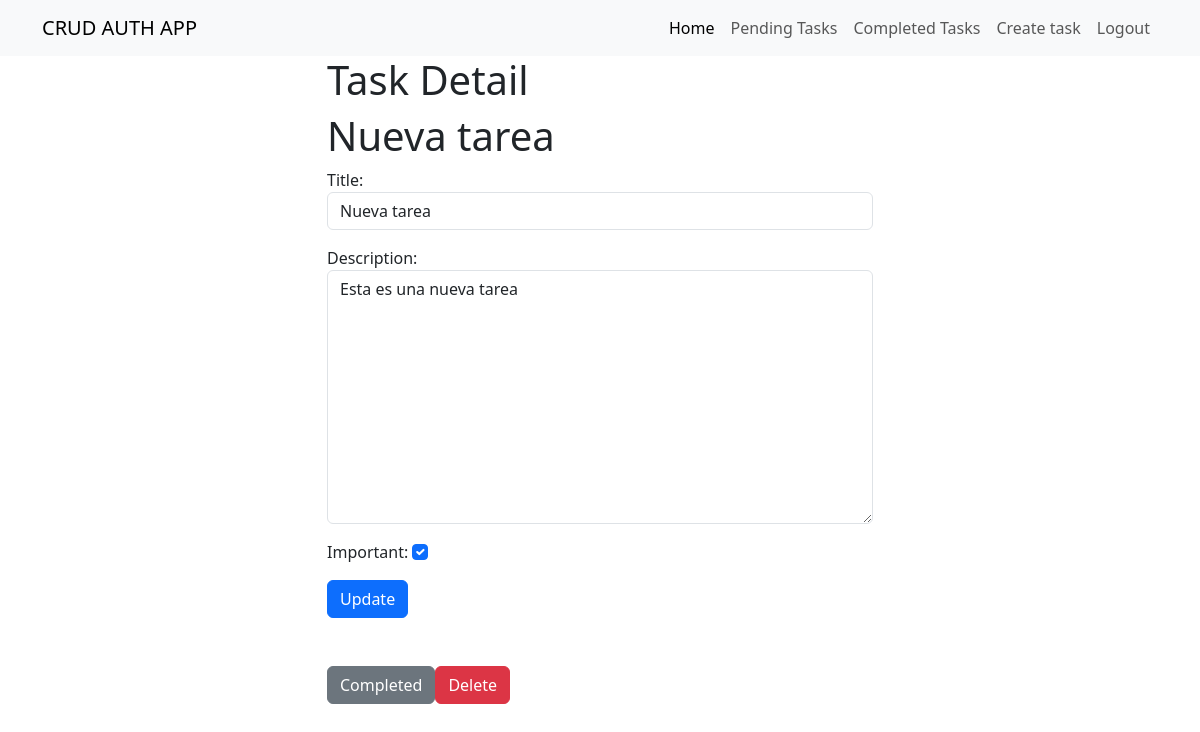
The app's page /tasks/9/ (signed in) with its own data.
### tasks/models.py (models this page shows)
class Task(models.Model):
    title = models.CharField(max_length=100)
    description = models.TextField(blank=True)
    created = models.DateTimeField(auto_now_add=True)
    datecompleted = models.DateTimeField(null=True, blank=True)
    important = models.BooleanField(default=False)
    user = models.ForeignKey(User, on_delete=models.CASCADE)
    def __str__(self):
        return f'{self.title}'

### tasks/views.py (the view, shortened to what this page needs)
# urls.py: path('tasks/<int:task_id>/', views.task_detail, name='task_detail'),
@login_required
def task_detail(request, task_id):
    if request.method == 'GET':
        task = get_object_or_404(Task, pk=task_id, user=request.user)
        form = TaskForm(instance=task)
        return render(request, 'task_detail.html', {
            'task': task,
            'form': form
        })

### tasks/forms.py
class TaskForm(forms.ModelForm):
    class Meta:
        model = Task
        fields = ['title', 'description', 'important']
        widgets = {
            'title': forms.TextInput(attrs={'class': 'form-control', 'placeholder': 'Write a title'}),
            'description': forms.Textarea(attrs={'class': 'form-control', 'placeholder': 'Write a description'}),
            'important': forms.CheckboxInput(attrs={'class': 'form-check-input'})
        }

### tasks/templates/task_detail.html (shortened to what this page needs)
{% extends 'base.html' %}
{% block content %}
<main class="container">
    <div class="row">
        <div class="col-md-6 offset-md-3">
            <h1>Task Detail</h1>
            <h1>{{ task }}</h1>
            <form method="POST">
                {{ form.as_p }}
                <button class="btn btn-primary">
                    Update
                </button>
            </form>
            <div class="d-flex mt-5">
                <form action="{% url 'complete_task' task.id %}" method="POST">
                <button class="btn btn-secondary">
                    Completed
                </button>
                </form>
                <form action="{% url 'delete_task' task.id %}" method="POST">
                <button class="btn btn-danger">
                    Delete
                </button>
            </form>
            </div>
        </div>
    </div>
</main>
{% endblock %}

### records on screen
Task: title "Nueva tarea", description "Esta es una nueva tarea", important "☑"
